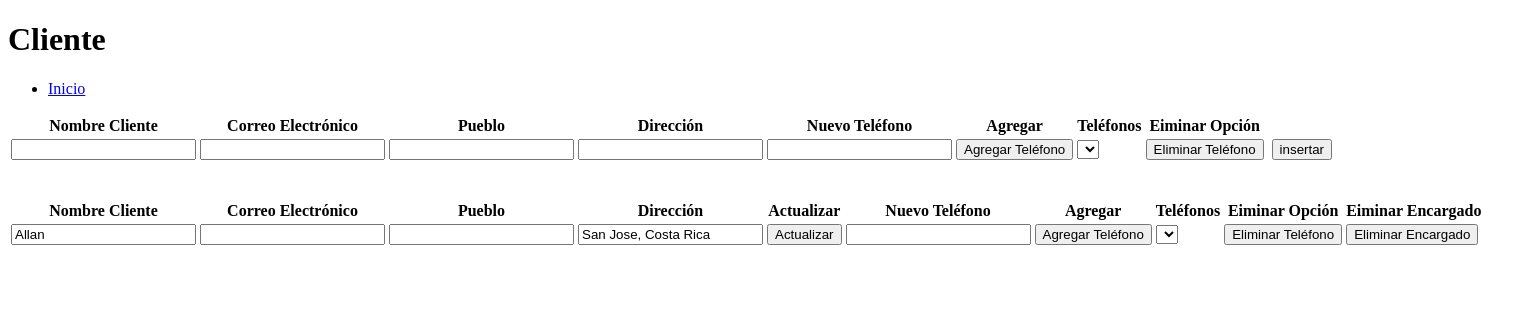
The page /view/encargadoView.php on the database as committed earlier.
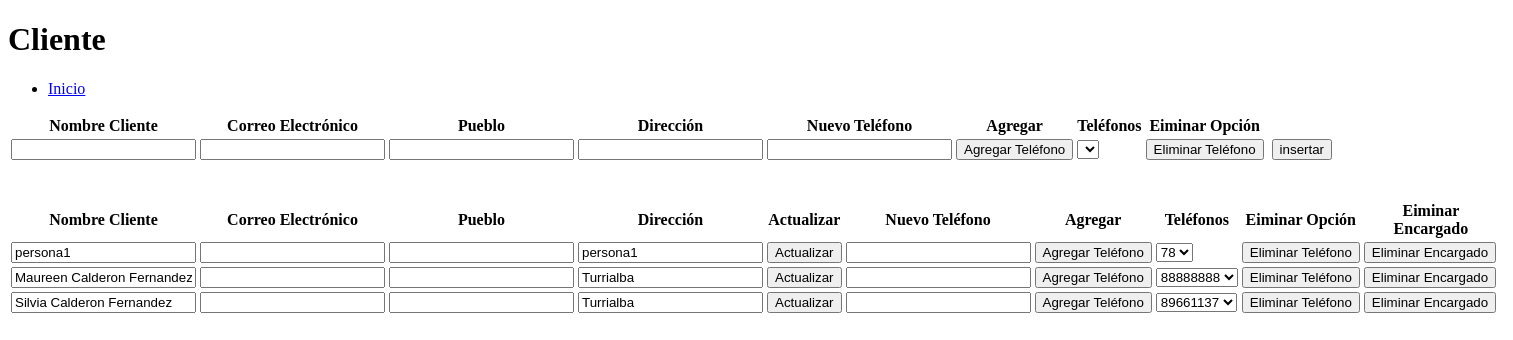
The same page on the database as committed later.
### tables this page shows
CREATE TABLE `tbencargado` (
  `encargadoid` int(3) NOT NULL,
  `encargadonombrecompleto` varchar(50) NOT NULL,
  `encargadocorreo` varchar(100) NOT NULL,
  `encargadopueblo` varchar(100) NOT NULL,
  `encargadodireccion` varchar(100) NOT NULL,
  `encargadoestado` varchar(2) NOT NULL
);

### data/encargadodata/encargadodata.php (called while the page is built, shortened)
<?php
if (isset($_POST['eliminar']) || isset($_POST['actualizar']) || isset($_POST['insertar']) ||
isset($_POST['eliminarTelefono']) || isset($_POST['agregarTelefono']) || isset($_POST['obtener']) ||
isset($_POST['buscar']) || isset($_POST['telefonosJSON']) || isset($_POST['idAnimalJSON'])) {
	include_once '../../data/data.php';
	include '../../domain/encargado/encargado.php';
}else {
	include '../domain/encargado/encargado.php';
}
class EncargadoData extends Data {
    public function obtenerEncargados() {
        $conn = mysqli_connect($this->server, $this->user, $this->password, $this->db);
        $conn->set_charset('utf8');
        $querySelect = "SELECT * FROM tbencargado;";
        $result = mysqli_query($conn, $querySelect);
        $encargados = [];
        while ($row = mysqli_fetch_array($result)) {
            if($row['encargadoestado']!='B'){
                 $encargado = new encargado($row['encargadoid'], $row['encargadonombrecompleto'],"0"
                ,$row['encargadodireccion'],$row['encargadoestado'], $row['encargadocorreo'],$row['encargadopueblo']);
                array_push($encargados, $encargado);
            }
        }
        return $encargados;
    }
    public function obtenerTelefonosEncargado() {
        $conn = mysqli_connect($this->server, $this->user, $this->password, $this->db);
        $conn->set_charset('utf8');
        $querySelect = "SELECT * from tbtelefonoencargado, tbencargado
                        where tbencargado.encargadoid = tbtelefonoencargado.encargadoid ;";
        $result = mysqli_query($conn, $querySelect);
        $telefonos = [];
        while ($row = mysqli_fetch_array($result)) {
            $telefonos[] = $row;
        }
        return $telefonos;
    }
}
?>

### business/encargadobusiness/encargadoBusiness.php (called while the page is built, shortened)
<?php
if (isset($_POST['eliminar']) || isset($_POST['insertar']) || isset($_POST['actualizar']) || isset($_POST['eliminarTelefono']) || isset($_POST['agregarTelefono']) || isset($_POST['obtener'])) {
    include_once '../../data/encargadodata/encargadodata.php';
}else {
    include_once '../data/encargadodata/encargadodata.php';
}
class EncargadoBusiness {
    private $encargadoData;
    public function EncargadoBusiness() {
        $this->encargadoData = new EncargadoData();
    }
    public function obtenerTBEncargado() {
        return $this->encargadoData->obtenerEncargados();
    }
    public function obtenerTelefonosEncargado(){
        return $this->encargadoData->obtenerTelefonosEncargado();
    }
}
?>

### domain/encargado/encargado.php (called while the page is built, shortened)
<?php
    class encargado{
        private $EncargadoId;
        private $EncargadoNombreCompleto;
        private $EncargadoDireccion;
        private $EncargadoEmail;
        private $EncargadoPueblo;
        function encargado($EncargadoId, $EncargadoNombreCompleto,$EncargadoTelefono,
        $EncargadoDireccion, $EncargadoEstado, $EncargadoEmail,$EncargadoPueblo){
            $this->EncargadoId = $EncargadoId;
            $this->EncargadoNombreCompleto = $EncargadoNombreCompleto;
            $this->EncargadoDireccion = $EncargadoDireccion;
            $this->EncargadoEmail = $EncargadoEmail;
            $this->EncargadoPueblo = $EncargadoPueblo;
        }
        public function getEncargadoId(){
            return $this->EncargadoId;
        }
        public function getEncargadoNombreCompleto(){
            return $this->EncargadoNombreCompleto;
        }
        public function getEncargadoDireccion(){
            return $this->EncargadoDireccion;
        }
        public function getEncargadoEmail(){
            return $this->EncargadoEmail;
        }
        public function getEncargadoPueblo(){
            return $this->EncargadoPueblo;
        }
    }
?>

### view/encargadoView.php (the view, shortened to what the changed rows need)
<!DOCTYPE html>
<head>
    <?php
    include '../business/encargadobusiness/encargadoBusiness.php';
    ?>
</head>
<body>
    <header>
        <h1>Cliente</h1>
    </header>
    <section id="form">
        <table>
            <tr>
                <th>Nombre Cliente</th>
                <th>Correo Electr&oacute;nico</th>
                <th>Pueblo</th>
                <th>Direcci&oacute;n</th>
                <th>Nuevo Tel&eacute;fono</th>
                <th>Agregar</th>
                <th>Tel&eacute;fonos</th>
                <th>Eiminar Opci&oacute;n</th>
                <th></th>
            </tr>
        </table>
        <br><br>
        <table>
            <tr>
                <th>Nombre Cliente</th>
                <th>Correo Electr&oacute;nico</th>
                <th>Pueblo</th>
                <th>Direcci&oacute;n</th>
                <th>Actualizar</th>
                <th>Nuevo Tel&eacute;fono</th>
                <th>Agregar</th>
                <th>Tel&eacute;fonos</th>
                <th>Eiminar Opci&oacute;n</th>
                <th>Eiminar Encargado</th>
                <th></th>
            </tr>
            <?php
            $encargadoBusiness = new EncargadoBusiness();
            $encargados = $encargadoBusiness->obtenerTBEncargado();
            $telefonos = $encargadoBusiness->obtenerTelefonosEncargado();
            foreach ($encargados as $current) { ?>
                <form method="post" action="../business/encargadobusiness/encargadoAction.php">
                    <td><input type="text" name="encargadoNombreCompleto" id="encargadoNombreCompleto" value="<?php echo $current->getEncargadoNombreCompleto();?>"/></td>
                    <td><input type="email" name="encargadoCorreo" id="encargadoCorreo" value="<?php echo $current->getEncargadoEmail();?>"/></td>
                    <td><input type="text" name="encargadoPueblo" id="encargadoPueblo" value="<?php echo $current->getEncargadoPueblo();?>"/></td>
                    <td><input type="text" name="encargadoDireccion" id="encargadoDireccion" value="<?php echo $current->getEncargadoDireccion();?>" /></td>
                    <td><input type="submit" value="Actualizar" name="actualizar" id="actualizar" /></td>
                    <td><input type="number" name="encargadoTelefono" id="encargadoTelefono"/></td>
                    <td><input type="submit" value="Agregar Teléfono" name="agregarTelefono" id="agregarTelefono"/></td>
                    <td><select id="numeroTelefono" name="numeroTelefono">
                    <?php
                        foreach ($telefonos as $telefonoTemp) {
                            if($telefonoTemp["encargadoid"] == $current->getEncargadoId()){
                                echo '<option value='.$telefonoTemp["numerotelefono"].'>'.$telefonoTemp["numerotelefono"].'</option>';
                            }
                        }
                    ?>
                    </select></td>
                    <td><input type="submit" value="Eliminar Teléfono" name="eliminarTelefono" id="eliminarTelefono" /></td>
                    <td><input type="submit" value="Eliminar Encargado" name="eliminar" id="eliminar"/></td>
                    <td><input type="hidden" name="encargadoEstado" id="encargadoEstado" value="A" /></td>
                </form>
                <?php
            }
            ?>
        </table>
    </section>
</body>
</html>

Rows that differ between the two databases and show on the page:
removed tbencargado: encargadoNombreCompleto "Allan", encargadoDireccion "San Jose, Costa Rica"
added tbencargado: encargadoNombreCompleto "persona1", encargadoDireccion "persona1"
now on this page (row edited): tbencargado: encargadoNombreCompleto "Maureen Calderon Fernandez", encargadoDireccion "Turrialba"
added tbencargado: encargadoNombreCompleto "Silvia Calderon Fernandez", encargadoDireccion "Turrialba"
